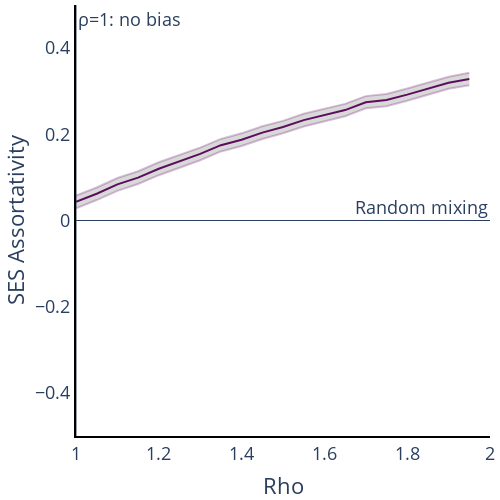

Notebook source saved alongside this figure:
### Code cell
fig_rho = plotly_lines.line_with_error(plotly_lines(), data=df_eps_rho, x_var='rho', y_var='Network_SES_assortativity', color='rgba(100,0,100,1)', legend_text='')

fig_rho.update_layout(
    title = None, 
    font=dict(size = 18),
    xaxis_title = 'Rho', 
    yaxis_title = 'SES Assortativity',
    width = 500, height = 500,
    showlegend = False, 
    legend=dict(x=0.75,y=1),
    legend_title_text = '',
    xaxis_range = [1,2],
    yaxis_range = [-0.5,0.5],
    margin=dict(b=5,l=5,r=5,t=5),
    xaxis = dict(showgrid = False, showline = True, linecolor = 'rgb(0,0,0)', linewidth = 2), 
    yaxis = dict(showgrid = False, showline = True, linecolor = 'rgb(0,0,0)', linewidth = 2),
    plot_bgcolor='rgba(0,0,0,0)')


fig_rho.add_hline(y=0, line_width=1, annotation_text = 'Random mixing')
fig_rho.add_vline(x=1, line_width=1, annotation_text = 'ρ=1: no bias')

### Figure 1 — Plotly figure (JSON) as saved in the notebook; plotly's stock layout.template omitted (floating-point values rounded to 4 significant figures)
{"data": [{"line": {"color": "rgba(100,0,100,1)", "width": 2}, "mode": "lines", "name": "", "showlegend": true, "type": "scatter", "x": [1, 1.05, 1.1, 1.15, 1.2, 1.25, 1.3, 1.35, 1.4, 1.45, 1.5, 1.55, 1.6, 1.65, 1.7, 1.75, 1.8, 1.85, 1.9, 1.95], "y": [0.04321, 0.06204, 0.08372, 0.09942, 0.1201, 0.1373, 0.1545, 0.1748, 0.1875, 0.2039, 0.2168, 0.2329, 0.2447, 0.2562, 0.2744, 0.2795, 0.292, 0.3053, 0.3195, 0.3284]}, {"line": {"color": "rgba(100,0,100,0.25)", "width": 2}, "mode": "lines", "showlegend": false, "type": "scatter", "x": [1, 1.05, 1.1, 1.15, 1.2, 1.25, 1.3, 1.35, 1.4, 1.45, 1.5, 1.55, 1.6, 1.65, 1.7, 1.75, 1.8, 1.85, 1.9, 1.95], "y": [0.05791, 0.07662, 0.09862, 0.1142, 0.1351, 0.1519, 0.1691, 0.1893, 0.2022, 0.2186, 0.2312, 0.2477, 0.2593, 0.2706, 0.2886, 0.2938, 0.3062, 0.3195, 0.3335, 0.3429]}, {"fill": "tonexty", "fillcolor": "rgba(68, 68, 68, 0.2)", "line": {"color": "rgba(100,0,100,0.25)", "width": 2}, "mode": "lines", "showlegend": false, "type": "scatter", "x": [1, 1.05, 1.1, 1.15, 1.2, 1.25, 1.3, 1.35, 1.4, 1.45, 1.5, 1.55, 1.6, 1.65, 1.7, 1.75, 1.8, 1.85, 1.9, 1.95], "y": [0.02852, 0.04746, 0.06881, 0.0846, 0.1051, 0.1227, 0.1398, 0.1603, 0.1728, 0.1892, 0.2025, 0.218, 0.2301, 0.2418, 0.2603, 0.2653, 0.2778, 0.2912, 0.3056, 0.314]}], "layout": {"annotations": [{"showarrow": false, "text": "Random mixing", "x": 1, "xanchor": "right", "xref": "x domain", "y": 0, "yanchor": "bottom", "yref": "y"}, {"showarrow": false, "text": "ρ=1: no bias", "x": 1, "xanchor": "left", "xref": "x", "y": 1, "yanchor": "top", "yref": "y domain"}], "font": {"size": 18}, "height": 500, "legend": {"title": {"text": ""}, "x": 0.75, "y": 1}, "margin": {"b": 5, "l": 5, "r": 5, "t": 5}, "plot_bgcolor": "rgba(0,0,0,0)", "shapes": [{"line": {"width": 1}, "type": "line", "x0": 0, "x1": 1, "xref": "x domain", "y0": 0, "y1": 0, "yref": "y"}, {"line": {"width": 1}, "type": "line", "x0": 1, "x1": 1, "xref": "x", "y0": 0, "y1": 1, "yref": "y domain"}], "showlegend": false, "title": {}, "width": 500, "xaxis": {"linecolor": "rgb(0,0,0)", "linewidth": 2, "range": [1, 2], "showgrid": false, "showline": true, "title": {"text": "Rho"}}, "yaxis": {"linecolor": "rgb(0,0,0)", "linewidth": 2, "range": [-0.5, 0.5], "showgrid": false, "showline": true, "title": {"text": "SES Assortativity"}}}}
